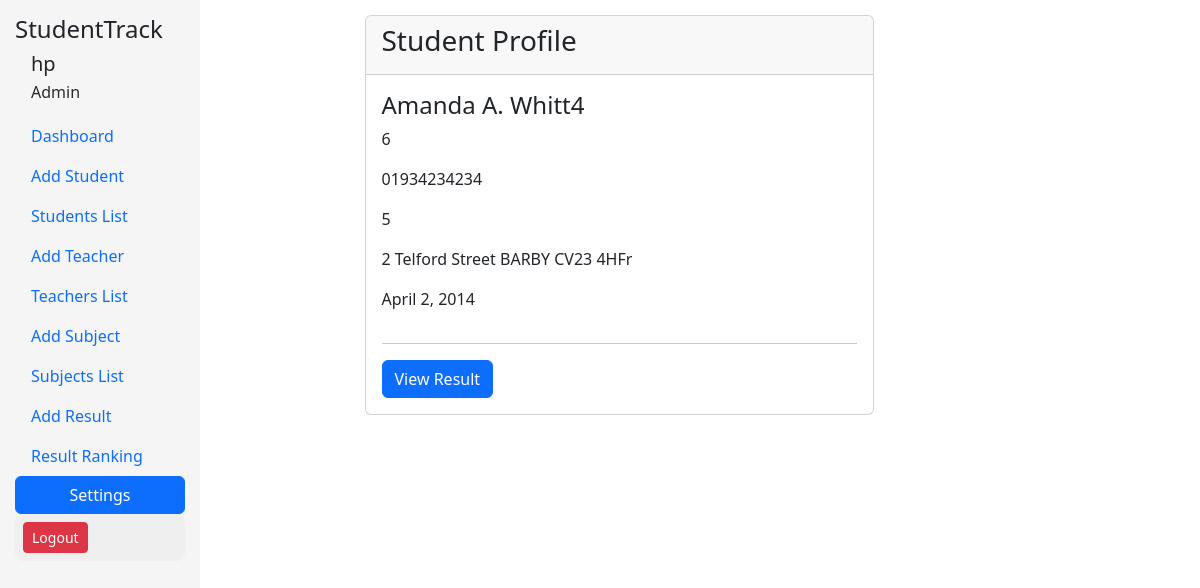
/studentprofile/6 (signed in), run on the app's committed database.
### smsapp/models.py (models this page shows)
class Student(models.Model):
    name = models.CharField(max_length=300, null=True)
    grade = models.CharField(max_length=10, null=True)
    number = models.CharField(max_length=15, null=True)
    address = models.TextField(max_length=500, null=True)
    date_of_birth = models.DateField(null=True)
    def __str__(self):
        return f"{self.name}"

### smsapp/views.py (the view)
# urls.py: path('studentprofile/<int:sid>', views.studentprofile, name='studentprofile'),
@login_required(login_url='/userlogin')
def studentprofile(request, sid):
    studen = get_object_or_404(Student, id=sid)
    print(studen)
    student_ranks = Student.objects.annotate(total_marks = Sum('student__marks')).order_by('-total_marks')
    rank = -1
    for index, rank in enumerate(student_ranks, start=1):
        if rank.id == sid:
            rank = index
            print(index)
    print("_________________", rank)
    context = {'student': studen, 'rank': rank}
    return render(request, "studentprofile.html", context)

### templates/studentprofile.html (shortened to what this page needs)
{% extends 'base.html' %}
{% block body %}
<div class="row">
  {% include 'sidebar.html'%}
    <div class="col-md-10">
      <div class="content">
        <div class="row">
            <div class="col-md-10">
<div class="container">
    <div class="row justify-content-center">
      <div class="col-md-8">
        <div class="card">
          <div class="card-header">
            <h3 class="card-title">Student Profile</h3>
          </div>
          <div class="card-body">
            <div class="row">
              <div class="col-md-8">
                <h4>{{student.name}}</h4>
                <p>{{student.id}}</p>
                <p>{{student.number}}</p>
                <p>{{student.grade}}</p>
                <p>{{student.address}}</p>
                <p>{{student.date_of_birth}}</p>
              </div>
            </div>
            <hr>
            <div class="row">
              <div class="col-md-12">
                <button class="btn btn-primary" onclick="window.location=href='{% url 'viewresult' student.id %}';">
                    View Result
                </button>
              </div>
            </div>
          </div>
        </div>
      </div>
    </div>
  </div>
    </div>
    </div>
      </div>
    </div>
  </div>
  {% endblock body %}

### templates/sidebar.html (shortened to what this page needs)
<div class="col-md-2">
    <div class="sidebar">
      <h4>StudentTrack</h4>
      {% if user.is_authenticated %}
      <div class="flex-grow-1 ms-3">
        <h5 class="mb-1">{{user.username}}</h5>
        <p class="mb-2 pb-1" style="color: #2b2a2a;">Admin</p>
        </div>
      {% endif %}
      <ul class="nav flex-column">
        <li class="nav-item">
          <a class="nav-link active" href="/">Dashboard</a>
        </li>
        <li class="nav-item">
          <a class="nav-link active" href="/addstudent">Add Student</a>
        </li>
        <li class="nav-item">
          <a class="nav-link" href="/studentslist">Students List</a>
        </li>
        <li class="nav-item">
          <a class="nav-link active" href="/addteacher">Add Teacher</a>
        </li>
        <li class="nav-item">
          <a class="nav-link" href="/teacherslist">Teachers List</a>
        </li>
        <li class="nav-item">
            <a class="nav-link" href="/addsubject">Add Subject</a>
          </li>
        <li class="nav-item">
          <a class="nav-link" href="/subjectslist">Subjects List</a>
        </li>
        <li class="nav-item">
          <a class="nav-link" href="/addresult">Add Result</a>
        </li>
        <li class="nav-item">
          <a class="nav-link" href="/resultrank">Result Ranking</a>
        </li>
        <a href="/settings" class="btn btn-primary">Settings</a>
        <div class="d-flex justify-content-start rounded-3 p-2 mb-2"
          style="background-color: #efefef;">
          <button class="btn btn-sm btn-danger">
            <a href="/userlogout">
              Logout
            </a>
          </button>
          </div>
      </ul>
    </div>
  </div>

### templates/base.html (style rules this page uses)
.sidebar { height: 100%; width: 200px; position: fixed; top: 0; left: 0; background-color: #f5f5f5; padding: 15px; }
.content { margin-left: 200px; padding: 15px; }
.content { margin-left: auto; padding: 15px; }
a { color: WHITE; text-decoration: none; }

### templates/studentprofile.html (style rules this page uses)
.sidebar { height: 100%; width: 200px; position: fixed; top: 0; left: 0; background-color: #f5f5f5; padding: 15px; }
.content { margin-left: 200px; padding: 15px; }
.content { margin-left: auto; padding: 15px; }

### data on the page
Student: name "Amanda A. Whitt4", id "6", number "01934234234", grade "5", address "2 Telford Street BARBY CV23 4HFr", date_of_birth "April 2, 2014"

### other printed values
{{ user.username }} "hp"
